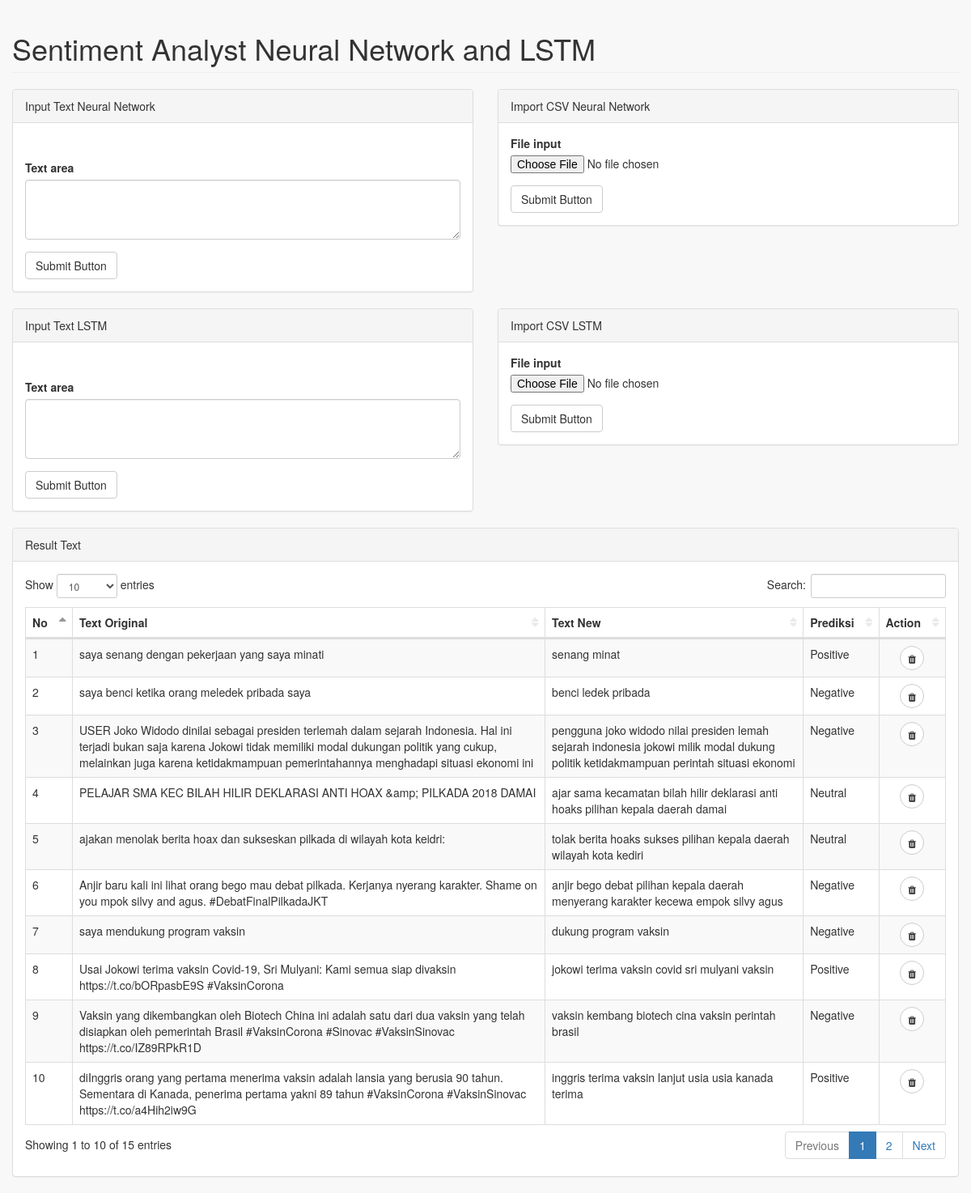
The page / on the database its author committed.
### tables this page shows
CREATE TABLE result(id INTEGER PRIMARY KEY AUTOINCREMENT ,text_ori TEXT NOT NULL, text_new TEXT NOT NULL, prediksi TEXT NOT NULL);

### app.py (the view)
@app.route('/')
def home():
    con=sqlite3.connect("dbpredict_text.db")
    con.row_factory=sqlite3.Row
    cur=con.cursor()
    cur.execute("SELECT * FROM result")
    data=cur.fetchall()
    con.close()
    return render_template("index.html",data=data)

### templates/index.html (shortened to what this page needs)
<!DOCTYPE html>
<html lang="en">
    <head>
        <link rel="stylesheet" href="{{url_for('static',filename='css/bootstrap.min.css')}}">
        <link href="{{url_for('static',filename='css/metisMenu.min.css')}}" rel="stylesheet">
        <link href="{{url_for('static',filename='css/dataTables/dataTables.bootstrap.css')}}" rel="stylesheet">
        <link href="{{url_for('static',filename='css/dataTables/dataTables.responsive.css')}}" rel="stylesheet">
        <link href="{{url_for('static',filename='css/startmin.css')}}" rel="stylesheet">
        <link href="{{url_for('static',filename='css/font-awesome.min.css')}}" rel="stylesheet" type="text/css">
    </head>
    <body>
        <div id="wrapper">
            <div class="container-fluid">
                <div class="row">
                    <div class="col-lg-12">
                        <h1 class="page-header">Sentiment Analyst Neural Network and LSTM</h1>
                    </div>
                </div>
                <div class="row">
                    <div class="col-lg-6">
                        <div class="panel panel-default">
                            <div class="panel-heading">
                                Input Text Neural Network
                            </div>
                            <div class="panel-body">
                            </div>
                            <div class="panel-body">
                                <form method="POST" action="/addDataNN">
                                    <div class="form-group">
                                        <label>Text area</label>
                                        <textarea type="text" class="form-control" rows="3" name="text_ori" required></textarea>
                                    </div>
                                    <button type="submit" class="btn btn-default">Submit Button</button>
                                </form>
                            </div>
                        </div>
                    </div>
                    <div class="col-lg-6">
                        <div class="panel panel-default">
                            <div class="panel-heading">
                                Import CSV Neural Network
                            </div>
                            <div class="panel-body">
                                <form method="POST" action="/addFileNN" enctype="multipart/form-data">
                                    <div class="form-group">
                                        <label>File input</label>
                                        <input type="file" name="file">
                                    </div>
                                    <button type="submit" class="btn btn-default">Submit Button</button>
                                </form>
                            </div>
                        </div>
                    </div>
                </div>
                <div class="row">
                    <div class="col-lg-6">
                        <div class="panel panel-default">
                            <div class="panel-heading">
                                Input Text LSTM
                            </div>
                            <div class="panel-body">
                            </div>
                            <div class="panel-body">
                                <form method="POST" action="/addDataLSTM">
                                    <div class="form-group">
                                        <label>Text area</label>
                                        <textarea type="text" class="form-control" rows="3" name="text_ori" required></textarea>
                                    </div>
                                    <button type="submit" class="btn btn-default">Submit Button</button>
                                </form>
                            </div>
                        </div>
                    </div>
                    <div class="col-lg-6">
                        <div class="panel panel-default">
                            <div class="panel-heading">
                                Import CSV LSTM
                            </div>
                            <div class="panel-body">
                                <form method="POST" action="/addFileLSTM" enctype="multipart/form-data">
                                    <div class="form-group">
                                        <label>File input</label>
                                        <input type="file" name="file">
                                    </div>
                                    <button type="submit" class="btn btn-default">Submit Button</button>
                                </form>
                            </div>
                        </div>
                    </div>
                </div>
                <div class="row">
                    <div class="col-lg-12">
                        <div class="panel panel-default">
                            <div class="panel-heading">
                                Result Text
                            </div>
                            <div class="panel-body">
                                <div class="table-responsive">
                                    <table class="table table-striped table-bordered table-hover" id="dataTables-example">
                                        <thead>
                                            <tr>
                                                <th>No</th>
                                                <th>Text Original</th>
                                                <th>Text New</th>
                                                <th>Prediksi</th>
                                                <th style="text-align: center;">Action</th>
                                            </tr>
                                        </thead>
                                        <tbody>
                                            {% for res in data %}
                                                {% set i=loop.index %}
                                                <tr class="odd gradeX">
                                                    <td>{{i}}</td>
                                                    <td>{{res["text_ori"]}}</td>
                                                    <td>{{res["text_new"]}}</td>
                                                    <td>{{res["prediksi"]}}</td>
                                                    <td style="text-align: center;">
                                                        <a href="/delete_record/{{i}}"  onclick="return confirm('Are You Sure For Delete?')" class="btn btn-default btn-circle"><i class="fa fa-trash fa-fw"></i></a>
                                                    </td>
                                                </tr>
                                            {% endfor %}
                                        </tbody>
                                    </table>
                                </div>
                            </div>
                        </div>
                    </div>
                </div>
            </div>
        </div>
    </body>
</html>

### static/css/startmin.css (style rules this page uses)
body { background-color: #f8f8f8; }
#wrapper { width: 100%; }
table.dataTable thead .sorting, table.dataTable thead .sorting_asc, table.dataTable thead .sorting_desc, table.dataTable thead .sorting_asc_disabled, table.dataTable thead .sorting_desc_disabled { background: 0 0; }
table.dataTable thead .sorting_asc:after { content: "\f0de"; float: right; font-family: fontawesome; }
table.dataTable thead .sorting:after { content: "\f0dc"; float: right; font-family: fontawesome; color: rgba(50,50,50,.5); }
.btn-circle { width: 30px; height: 30px; padding: 6px 0; border-radius: 15px; text-align: center; font-size: 12px; line-height: 1.428571429; }

### rows shown on the page
result: id "1", text_ori "saya senang dengan pekerjaan yang saya minati", text_new "senang minat", prediksi "Positive"
result: id "2", text_ori "saya benci ketika orang meledek pribada saya", text_new "benci ledek pribada", prediksi "Negative"
result: id "3", text_ori "USER Joko Widodo dinilai sebagai presiden terlemah dalam sejarah Indonesia. Hal ini terjadi bukan saja karena Jokowi tidak memiliki modal dukungan politik yang cukup, melainkan juga karena ketidakmampuan pemerintahannya menghadapi situasi ekonomi ini", text_new "pengguna joko widodo nilai presiden lemah sejarah indonesia jokowi milik modal dukung politik ketidakmampuan perintah situasi ekonomi", prediksi "Negative"
result: id "4", text_ori "PELAJAR SMA KEC BILAH HILIR DEKLARASI ANTI HOAX &amp; PILKADA 2018 DAMAI", text_new "ajar sama kecamatan bilah hilir deklarasi anti hoaks pilihan kepala daerah damai", prediksi "Neutral"
result: id "5", text_ori "ajakan menolak berita hoax dan sukseskan pilkada di wilayah kota keidri:", text_new "tolak berita hoaks sukses pilihan kepala daerah wilayah kota kediri", prediksi "Neutral"
result: id "6", text_ori "Anjir baru kali ini lihat orang bego mau debat pilkada. Kerjanya nyerang karakter. Shame on you mpok silvy and agus. #DebatFinalPilkadaJKT", text_new "anjir bego debat pilihan kepala daerah menyerang karakter kecewa empok silvy agus", prediksi "Negative"
result: id "7", text_ori "saya mendukung program vaksin", text_new "dukung program vaksin", prediksi "Negative"
result: id "8", text_ori "Usai Jokowi terima vaksin Covid-19, Sri Mulyani: Kami semua siap divaksin https://t.co/bORpasbE9S #VaksinCorona", text_new "jokowi terima vaksin covid sri mulyani vaksin", prediksi "Positive"
result: id "9", text_ori "Vaksin yang dikembangkan oleh Biotech China ini adalah satu dari dua vaksin yang telah disiapkan oleh pemerintah Brasil #VaksinCorona #Sinovac #VaksinSinovac https://t.co/IZ89RPkR1D", text_new "vaksin kembang biotech cina vaksin perintah brasil", prediksi "Negative"
result: id "10", text_ori "diInggris orang yang pertama menerima vaksin adalah lansia yang berusia 90 tahun. Sementara di Kanada, penerima pertama yakni 89 tahun #VaksinCorona #VaksinSinovac https://t.co/a4Hih2iw9G", text_new "inggris terima vaksin lanjut usia usia kanada terima", prediksi "Positive"
